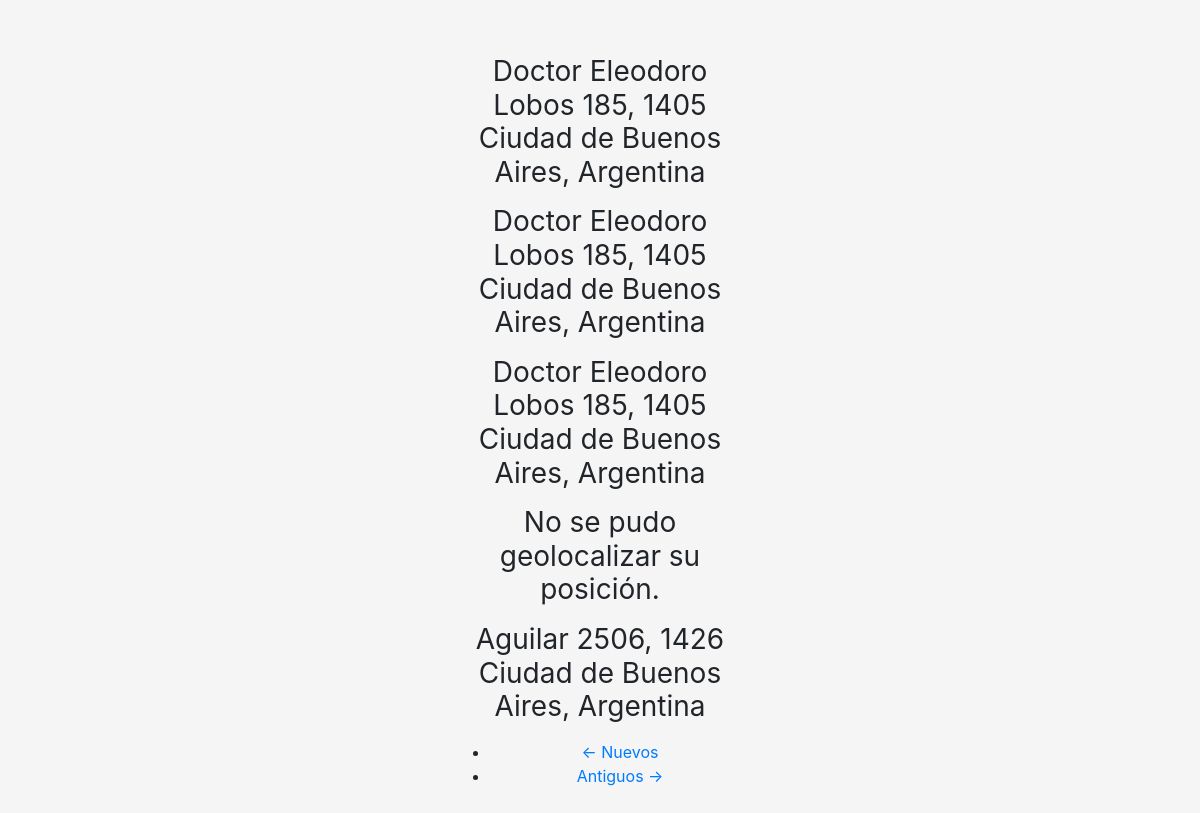
The app's page /list?page=2 with its own data.
### app/models.py (models this page shows, shortened)
class AppData(db.Model):
    id = db.Column(db.Integer, primary_key=True)
    street_geo = db.Column(db.String(345), index=True, unique=False)
    street_search = db.Column(db.String(345), index=True, unique=False)
    timestamp = db.Column(db.DateTime, index=True, default=datetime.utcnow)

### app/routes.py (the view)
@app.route('/list')
def list():
    page = request.args.get('page', 1, type=int)
    cities_list = AppData.query.order_by(AppData.timestamp.desc()).paginate(
        page, app.config['ITEMS_PER_PAGE'], False)
    next_url = url_for('list', page=cities_list.next_num) \
        if cities_list.has_next else None
    prev_url = url_for('list', page=cities_list.prev_num) \
        if cities_list.has_prev else None
    return render_template('list.html', title='Lista', cities_list=cities_list.items, next_url=next_url, prev_url=prev_url)

### app/templates/list.html (shortened to what this page needs)
{% extends "base.html" %}
{% block app_content %}
<div class="container-index">
  {% for street in cities_list %}
    {% if  street.street_geo %}
      <h1 class="h3 mb-3 font-weight-normal">{{ street.street_geo }}</h1>
    {% else %}
      <h1 class="h3 mb-3 font-weight-normal">{{ street.street_search }}</h1>
    {% endif %}
{% endfor %}
<nav aria-label="...">
    <ul class="pager">
        <li class="previous{% if not prev_url %} disabled{% endif %}">
            <a href="{{ prev_url or '#' }}">
                <span aria-hidden="true">&larr;</span> Nuevos
            </a>
        </li>
        <li class="next{% if not next_url %} disabled{% endif %}">
            <a href="{{ next_url or '#' }}">
                Antiguos <span aria-hidden="true">&rarr;</span>
            </a>
        </li>
    </ul>
</nav>
</div>
{% endblock app_content %}

### app/static/css/style.css (style rules this page uses)
html, body { height: 100%; }
body { display: -ms-flexbox; display: flex; -ms-flex-align: center; align-items: center; padding-top: 40px; padding-bottom: 40px; background-color: #f5f5f5; }
.container-index { text-align: center; width: 100%; max-width: 330px; padding: 15px; margin: auto; }

### records on screen
AppData: street_geo "Doctor Eleodoro Lobos 185, 1405 Ciudad de Buenos Aires, Argentina"
AppData: street_geo "Doctor Eleodoro Lobos 185, 1405 Ciudad de Buenos Aires, Argentina"
AppData: street_geo "Doctor Eleodoro Lobos 185, 1405 Ciudad de Buenos Aires, Argentina"
AppData: street_geo "No se pudo geolocalizar su posición."
AppData: street_geo "Aguilar 2506, 1426 Ciudad de Buenos Aires, Argentina"
